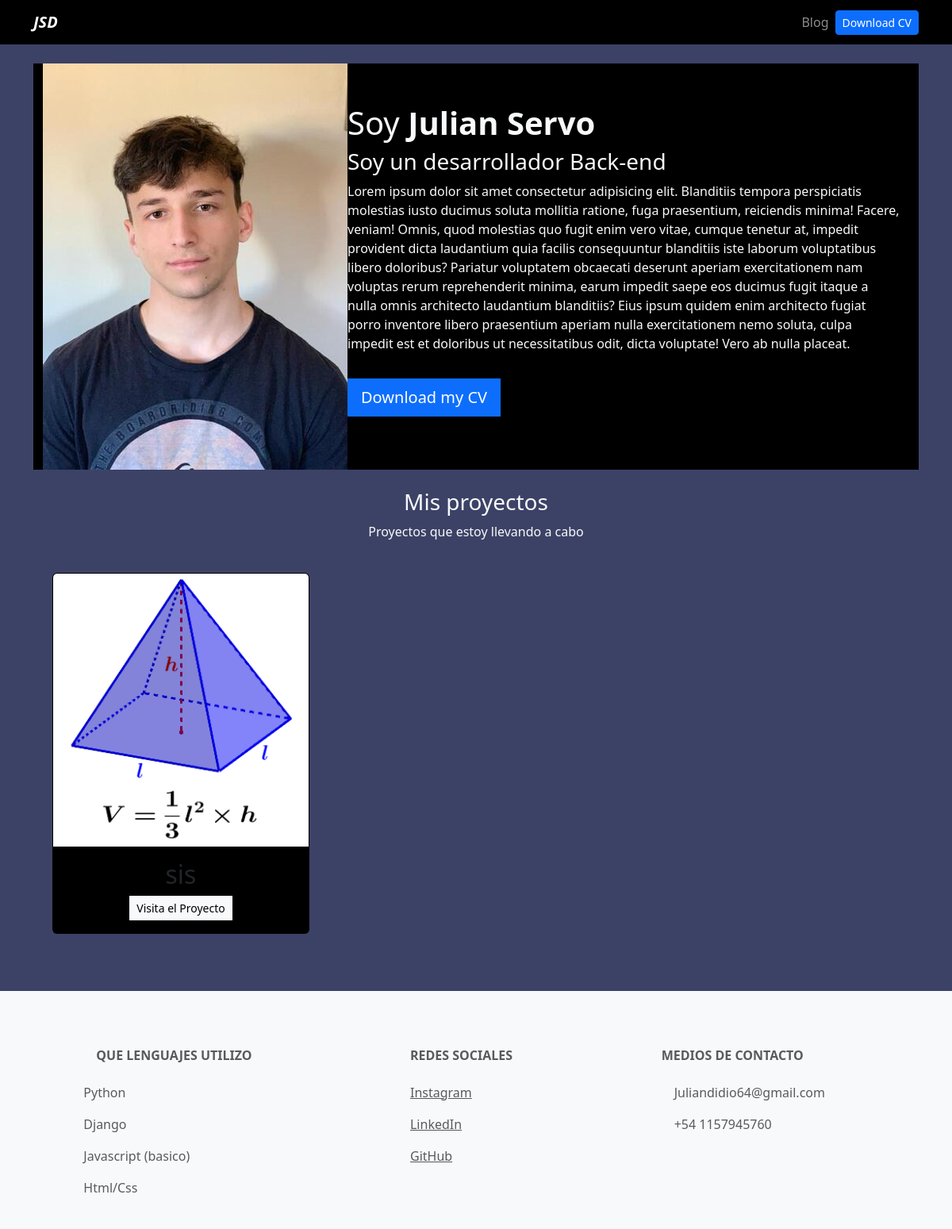
Before: / with the older database file.
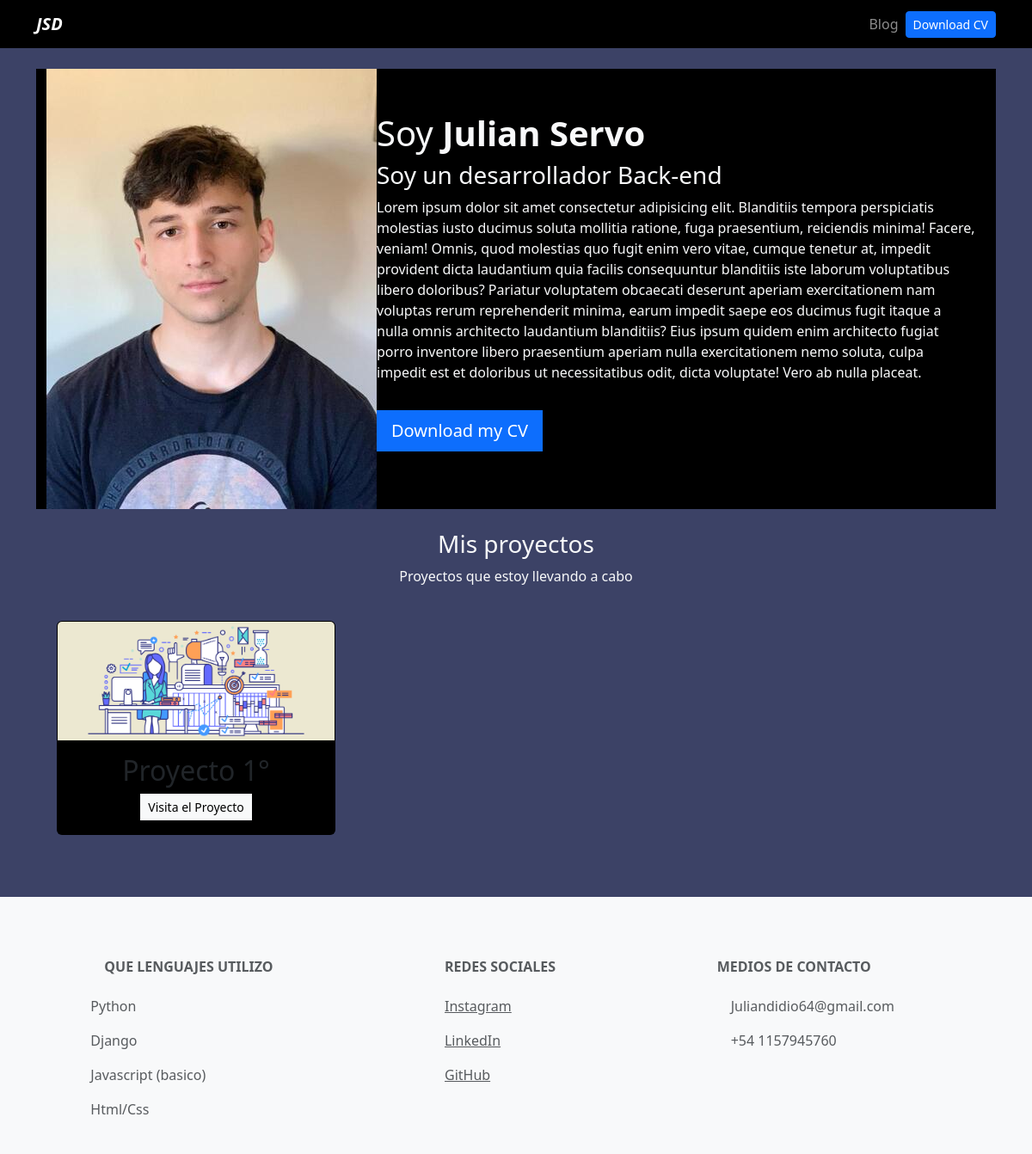
After: the same page with the newer database file.
### portfolio/models.py (models this page shows)
class proyecto(models.Model):
    titulo = CharField(max_length=100)
    descripcion = CharField(max_length=250)
    img = ImageField(upload_to='portfolio/images')
    url = URLField(blank=True)

### portfolio/views.py (the view)
# urls.py: path('', views.inicio, name='inicio'),
def inicio(request):
    proyectos = proyecto.objects.all()
    return render(request, 'home.html', {"proyectos": proyectos})

### portfolio/templates/home.html
{% extends 'layout.html' %}
{% block content %}
{% load static %}
<header class="row bg-black">
  <div class="col-md-4">
    <img src="{% static 'portfolio/Yo.jpg' %}" />
  </div>
  <div class="col-md-8 my-auto p-4">
    <h1>Soy<strong> Julian Servo</strong></h1>
    <h3>Soy un desarrollador Back-end</h3>
    <p>Lorem ipsum dolor sit amet consectetur adipisicing elit. Blanditiis tempora perspiciatis molestias iusto ducimus
      soluta mollitia ratione, fuga praesentium, reiciendis minima! Facere, veniam! Omnis, quod molestias quo fugit enim
      vero vitae, cumque tenetur at, impedit provident dicta laudantium quia facilis consequuntur blanditiis iste
      laborum voluptatibus libero doloribus? Pariatur voluptatem obcaecati deserunt aperiam exercitationem nam voluptas
      rerum reprehenderit minima, earum impedit saepe eos ducimus fugit itaque a nulla omnis architecto laudantium
      blanditiis? Eius ipsum quidem enim architecto fugiat porro inventore libero praesentium aperiam nulla
      exercitationem nemo soluta, culpa impedit est et doloribus ut necessitatibus odit, dicta voluptate! Vero ab nulla
      placeat.</p>
    <a class="btn btn-primary btn-lg rounded-0 my-3" href="{% static 'portfolio/cvJuli.pdf' %}">Download my CV</a>
  </div>
</header>
<div class="row my-4 text-center">
  <h3>Mis proyectos</h3>
  <p>Proyectos que estoy llevando a cabo</p>
  {% for proyecto in proyectos %}
  <div class="col-md-4 p-4">
    <div class="card bg-black card-project">
      <img src="{{proyecto.img.url }}" class="card-img-top" />
      <div class="card-body">
        <h2>{{ proyecto.titulo }}</h2>
        {% if proyecto.url %}
        <a href="{{proyecto.url}}" class="btn btn-light rounded-0 btn-sm" target="__blank" rel="noreferrer">Visita el Proyecto</a>
        {% endif %}
      </div>
    </div>
  </div>
  {% endfor %}
</div>
{% endblock %}

### portfolio/templates/layout.html (shortened to what this page needs)
{% load static %}
<!DOCTYPE html>
<html lang="en">
<head>
    <link href="https://cdn.jsdelivr.net/npm/bootstrap@5.3.0-alpha1/dist/css/bootstrap.min.css" rel="stylesheet">
    <link rel="stylesheet" href="{% static 'main.css' %}">
</head>
<body class="text-light">
    {% include 'partials/navbar.html' %}
    <div class="container p-4">
    {% block content %}
    {% endblock %}
    </div>
    <footer>{% include 'partials/footer.html' %} </footer>
</body>
</html>

### portfolio/templates/partials/navbar.html (shortened to what this page needs)
{% load static %}
<nav class="navbar navbar-expand-lg navbar-dark bg-black">
  <div class="container">
    <a class="navbar-brand fw-bold fst-italic" href="/">JSD</a>
    <div class="collapse navbar-collapse" id="navbarNav">
      <ul class="navbar-nav ms-auto">
        <li class="nav-item">
          <a class="nav-link" href="{% url 'blog:posts' %}">Blog</a>
        </li>
        <li class="nav-item d-flex align-items-center">
          <a class="btn btn-primary btn-sm" href="{% static 'portfolio/cvJuli.pdf' %}" target="_blank">Download CV</a>
        </li>
      </ul>
    </div>
  </div>
</nav>

### portfolio/templates/partials/footer.html (shortened to what this page needs)
{% load static %}
<footer class="text-center text-lg-start bg-light text-muted">
      <div>
      </div>
    <section class="">
      <div class="container text-center text-md-start mt-5">
        <div class="row mt-3">
          <div class="col-md-3 col-lg-4 col-xl-3 mx-auto mb-4">
            <h6 class="text-uppercase fw-bold mb-4">
              Que lenguajes utilizo
            </h6>
            <p>
            Python
            </p>
            <p>
            Django
            </p>
            <p>
            Javascript (basico)
            </p>
            <p>
            Html/Css
            </p>
          </div>
          <div class="col-md-2 col-lg-2 col-xl-2 mx-auto mb-4">
            <h6 class="text-uppercase fw-bold mb-4">
              Redes Sociales
            </h6>
            <p>
                <a href="#!" class="text-reset">Instagram</a>
              </p>
            <p>
              <a href="#!" class="text-reset">LinkedIn</a>
            </p>
            <p>
              <a href="#!" class="text-reset">GitHub</a>
            </p>
          </div>
          <div class="col-md-4 col-lg-3 col-xl-3 mx-auto mb-md-0 mb-4">
            <h6 class="text-uppercase fw-bold mb-4">Medios de contacto</h6>
            <p>
              Juliandidio64@gmail.com
            </p>
            <p>+54 1157945760</p>
          </div>
        </div>
      </div>
    </section>
  </footer>

### portfolio/static/main.css (style rules this page uses)
body { background: #3c4266; }
.bg-black { background: #000; }

Changed rows visible on the page:
removed proyecto: img (picture), titulo "sis"
added proyecto: img (picture), titulo "Proyecto 1°"
